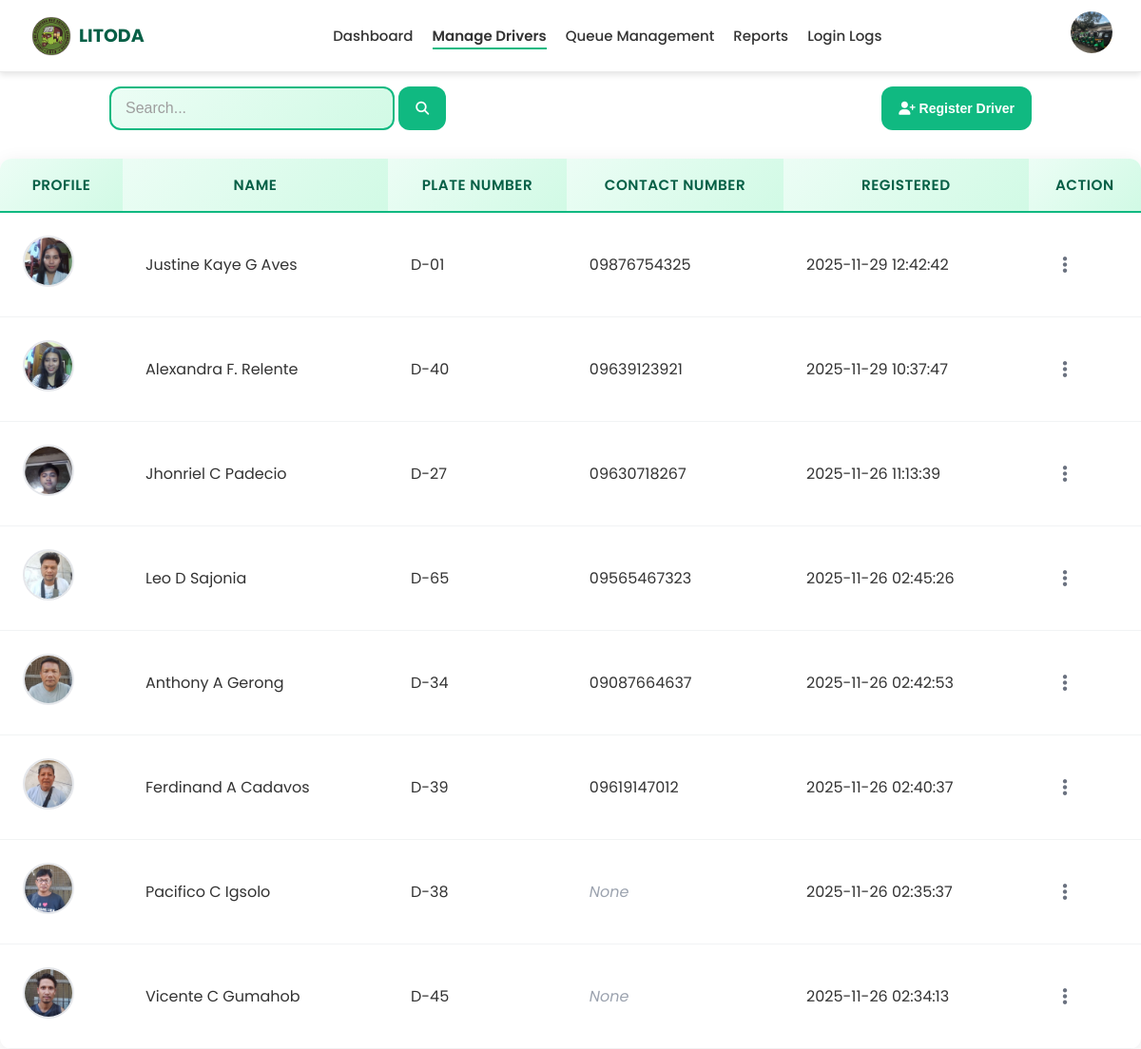
Screenshot of /pages/manage-drivers/managedrivers.php (signed in) with the database file from the repository.
### tables this page shows
CREATE TABLE `drivers` (
  `id` int(11) NOT NULL,
  `firstname` varchar(255) DEFAULT NULL,
  `middlename` varchar(255) DEFAULT NULL,
  `lastname` varchar(255) DEFAULT NULL,
  `tricycle_number` varchar(255) DEFAULT NULL,
  `registered_at` timestamp NOT NULL DEFAULT current_timestamp(),
  `contact_no` varchar(255) DEFAULT NULL,
  `profile_pic` varchar(255) DEFAULT NULL
);

### pages/manage-drivers/managedrivers.php (the view, shortened to what this page needs)
    <?php
    include '../../database/db.php';
    $limit = 10;
    $page = isset($_GET['page']) ? (int)$_GET['page'] : 1;
    $offset = ($page - 1) * $limit;
    $search = isset($_GET['search']) ? trim($_GET['search']) : '';
    $whereClause = '';
    $sql = "SELECT * FROM drivers $whereClause ORDER BY registered_at DESC LIMIT $limit OFFSET $offset";
    $result = $conn->query($sql);
    ?>
    <!DOCTYPE html>
    <html lang="en">
    <head>
        <link rel="stylesheet" href="../../assets/css/navbar/navbar.css">
        <link rel="stylesheet" href="../../assets/css/manage-drivers/managedriver.css">
    </head>
    <body>
        <?php include('../../assets/components/navbar.php'); ?>
        <div class="container">
            <div class="row">
                <div class="search-section">
                    <form action="managedrivers.php" method="get">
                        <input type="text" class="search-input" placeholder="Search..." name="search" value="<?= htmlspecialchars($search) ?>">
                        <button class="page-btn" type="submit"><i class="fa-solid fa-magnifying-glass"></i></button>
                    </form>
                </div>
                <div class="add-drivers-section">
                    <button class="page-btn" id="openModal"><i class="fa-solid fa-user-plus"></i> Register Driver</button>
                </div>
            </div>
            <table>
                <tr>
                    <th>Profile</th>
                    <th>Name</th>
                    <th>Plate Number</th>
                    <th>Contact Number</th>
                    <th>Registered</th>
                    <th>Action</th>
                </tr>
                <tbody>
                    <?php if ($result->num_rows > 0): ?>
                        <?php while($row = $result->fetch_assoc()): ?>
                            <tr>
                                <td>
                                    <?php
                                    $profile_pic_path = !empty($row['profile_pic']) ? '../../' . $row['profile_pic'] : '';
                                    if(!empty($profile_pic_path) && file_exists($profile_pic_path) && is_file($profile_pic_path)): ?>
                                        <img src="<?= htmlspecialchars($profile_pic_path) ?>"
                                            alt="<?= htmlspecialchars($row['firstname'].' '.$row['lastname']) ?>"
                                            style="width:50px; height:50px; border-radius:50%; object-fit:cover; border:2px solid #e5e7eb;">
                                    <?php endif; ?>
                                </td>
                                <td><?= htmlspecialchars($row['firstname'].' '.$row['middlename'].' '.$row['lastname']) ?></td>
                                <td><?= htmlspecialchars($row['tricycle_number']) ?></td>
                               <td>
    <?php
    echo !empty($row['contact_no']) && trim($row['contact_no']) !== ''
        ? htmlspecialchars($row['contact_no'])
        : '<span style="color: #9ca3af; font-style: italic;">None</span>';
    ?>
</td>
                                <td><?= htmlspecialchars($row['registered_at']) ?></td>
                                <td>
                                    <div class="action-menu-container">
                                        <button class="action-menu-btn" onclick="toggleActionMenu(event, this)">
                                            <i class="fa-solid fa-ellipsis-vertical"></i>
                                        </button>
                                    </div>
                                </td>
                            </tr>
                        <?php endwhile; ?>
                    <?php else: ?>
                        <tr><td colspan="6" style="text-align:center;">No drivers found</td></tr>
                    <?php endif; ?>
                </tbody>
            </table>
        </div>
    </body>
    </html>

### assets/components/navbar.php (shortened to what this page needs)
<?php
include '../../database/db.php';
$adminId = $_SESSION['admin_id'] ?? null;
$admin = [
    'firstname'   => '',
    'lastname'    => '',
    'username'    => '',
    'profile_pic' => 'uploads/default.png'
];
if ($adminId) {
    $stmt = $conn->prepare("SELECT firstname, lastname, username, profile_pic FROM admins WHERE id = ?");
    if ($stmt) {
        $stmt->bind_param("i", $adminId);
        $stmt->execute();
        $resultObj = $stmt->get_result();
        if ($resultObj && $resultObj->num_rows > 0) {
            $row = $resultObj->fetch_assoc();
            if ($row) {
                $admin['firstname']   = $row['firstname'] ?? '';
                $admin['lastname']    = $row['lastname'] ?? '';
                $admin['username']    = $row['username'] ?? '';
                $admin['profile_pic'] = $row['profile_pic'] ?: 'uploads/default.png';
            }
        }
    }
}
$profilePicPath = "../../assets/" . ltrim($admin['profile_pic'], '/');
$currentPage = basename($_SERVER['PHP_SELF']);
?>
<nav class="navbar">
  <div class="navbar-container">
    <div class="navbar-logo">
      <img src="../../assets/images/logo1.png" alt="LITODA" class="logo-img">
      <span class="logo-text">LITODA</span>
    </div>
    <ul class="navbar-links">
      <li><a href="../../pages/dashboard/dashboard.php" class="<?php echo ($currentPage == 'dashboard.php') ? 'active' : ''; ?>">Dashboard</a></li>
      <li><a href="../../pages/manage-drivers/managedrivers.php" class="<?php echo ($currentPage == 'managedrivers.php') ? 'active' : ''; ?>">Manage Drivers</a></li>
      <li><a href="../../pages/queue-management/qm.php" class="<?php echo ($currentPage == 'qm.php') ? 'active' : ''; ?>">Queue Management</a></li>
      <li><a href="../../pages/reports/reports.php" class="<?php echo ($currentPage == 'reports.php') ? 'active' : ''; ?>">Reports</a></li>
      <li><a href="#" onclick="openLoginLogsModal(); return false;" class="login-logs-link">Login Logs</a></li>
    </ul>
    <div class="navbar-profile">
      <img src="<?php echo htmlspecialchars($profilePicPath); ?>" class="profile-pic" id="profileDropdownBtn">
    </div>
  </div>
</nav>

### assets/css/navbar/navbar.css (style rules this page uses)
body { margin: 0; font-family: "Poppins", sans-serif; }
.navbar { background: #ffffff; border-bottom: 1px solid #eaeaea; padding: 0.75rem 2rem; position: sticky; top: 0; z-index: 1000; }
.navbar-container { display: flex; align-items: center; justify-content: space-between; max-width: 1200px; margin: 0 auto; }
.navbar-logo { font-size: 1.5rem; font-weight: 700; color: #065f46; font-family: "Poppins"; }

### assets/css/manage-drivers/managedriver.css (style rules this page uses)
table { width: 100%; max-width: 1200px; margin: 0 auto; background: white; border-radius: 12px; overflow: hidden; box-shadow: 0 4px 20px rgba(0,0,0,0.08); border-collapse: collapse; }
th { background: linear-gradient(135deg, #ecfdf5 0%, #d1fae5 100%); padding: 1rem; text-align: center; color: #065f46; font-weight: 600; font-size: 0.95rem; text-transform: uppercase; letter-spacing: 0.5px; border-bottom: 2px solid #10b981; }
td { padding: 24px; border-bottom: 1px solid #f1f3f4; color: #333; }
.row { padding: 15px; margin: 0px 100px 0px 100px; display: flex; justify-content: space-between; margin-bottom: 15px; }
.search-input { width: 300px; padding: 12px 15px; border-radius: 12px; font-size: 16px; border: 2px solid #10b981; transition: all 0.3s ease; outline: none; box-sizing: border-box; background: linear-gradient(135deg, #ecfdf5 0%, #d1fae5 100%); }
.search-input::placeholder { color: #9e9e9e; }
.page-btn { background: #10b981; color: white; padding: 15px 18px; border: none; border-radius: 12px; font-size: 14px; font-weight: 600; cursor: pointer; transition: all 0.3s ease; outline: none; }
.action-menu-container { position: relative; display: inline-block; }
.action-menu-btn { background: transparent; border: none; cursor: pointer; padding: 8px 12px; border-radius: 8px; color: #6b7280; font-size: 20px; transition: all 0.3s ease; display: flex; align-items: center; justify-content: center; }

### assets/components/navbar.php (style rules this page uses)
.navbar { background: #fff; padding: 10px 25px; display: flex; justify-content: space-between; align-items: center; box-shadow: 0 3px 6px rgba(0,0,0,0.1); position: relative; z-index: 100; }
.navbar-container { display: flex; width: 100%; justify-content: space-between; align-items: center; }
.logo-img { height: 50px; margin-right: 5px; }
.logo-text { font-weight: 700; font-size: 20px; }
.navbar-logo { display: flex; align-items: center; }
.navbar-links { list-style: none; display: flex; gap: 25px; margin: 0; padding: 0; }
.navbar-links a { color: #333; text-decoration: none; font-weight: 500; position: relative; transition: color 0.3s ease; }
.navbar-links a::after { content: ""; position: absolute; width: 0; height: 2px; bottom: -4px; left: 0; background-color: #10b981; transition: width 0.3s ease; }
.navbar-links a:hover::after, .navbar-links a.active::after { width: 100%; }
.navbar-links a.active { color: #333; font-weight: 600; }
.navbar-links a.login-logs-link { color: #333; font-weight: 500; }
.navbar-profile { position: relative; }
.profile-pic { width: 45px; height: 45px; border-radius: 50%; cursor: pointer; object-fit: cover; }
@media screen and (min-width: 1024px) and (max-width: 1366px) { .navbar { padding: 12px 30px; } }
@media screen and (min-width: 1024px) and (max-width: 1366px) { .logo-img { height: 48px; } }
@media screen and (min-width: 1024px) and (max-width: 1366px) { .logo-text { font-size: 19px; } }
@media screen and (min-width: 1024px) and (max-width: 1366px) { .navbar-links { gap: 20px; } }
@media screen and (min-width: 1024px) and (max-width: 1366px) { .navbar-links a { font-size: 15px; } }
@media screen and (min-width: 1024px) and (max-width: 1366px) { .profile-pic { width: 44px; height: 44px; } }

### rows the page displays
drivers: profile_pic+firstname+lastname (picture), firstname+middlename+lastname "Justine Kaye G Aves", tricycle_number "D-01", contact_no "09876754325", registered_at "2025-11-29 12:42:42"
drivers: profile_pic+firstname+lastname (picture), firstname+middlename+lastname "Alexandra F. Relente", tricycle_number "D-40", contact_no "09639123921", registered_at "2025-11-29 10:37:47"
drivers: profile_pic+firstname+lastname (picture), firstname+middlename+lastname "Jhonriel C Padecio", tricycle_number "D-27", contact_no "09630718267", registered_at "2025-11-26 11:13:39"
drivers: profile_pic+firstname+lastname (picture), firstname+middlename+lastname "Leo D Sajonia", tricycle_number "D-65", contact_no "09565467323", registered_at "2025-11-26 02:45:26"
drivers: profile_pic+firstname+lastname (picture), firstname+middlename+lastname "Anthony A Gerong", tricycle_number "D-34", contact_no "09087664637", registered_at "2025-11-26 02:42:53"
drivers: profile_pic+firstname+lastname (picture), firstname+middlename+lastname "Ferdinand A Cadavos", tricycle_number "D-39", contact_no "09619147012", registered_at "2025-11-26 02:40:37"
drivers: profile_pic+firstname+lastname (picture), firstname+middlename+lastname "Pacifico C Igsolo", tricycle_number "D-38", contact_no "None", registered_at "2025-11-26 02:35:37"
drivers: profile_pic+firstname+lastname (picture), firstname+middlename+lastname "Vicente C Gumahob", tricycle_number "D-45", contact_no "None", registered_at "2025-11-26 02:34:13"
